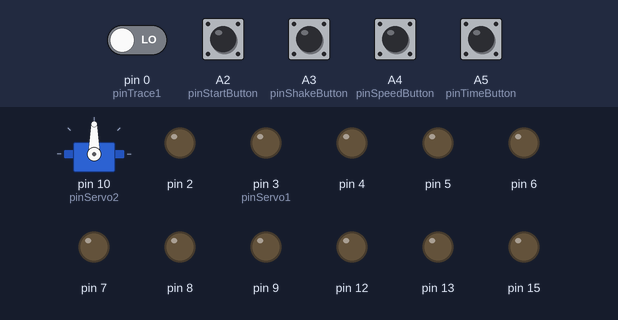
This sketch was run on a simulated Arduino Uno, built with avr-gcc and run on an emulated ATmega328P. Shown: servo, output pins drawn as LEDs (lit = HIGH). The test bench sets the inputs (shaded band); at power-on: A2 (pinStartButton), A3 (pinShakeButton), A4 (pinSpeedButton), A5 (pinTimeButton) HIGH, pin 0 (pinTrace1) LOW. Pins used as bus, display or sensor lines are not drawn.

Above: at 1.2 s.
1.3 s: A2 (pinStartButton) pulled LOW for 0.15 s
At 1.7 s:
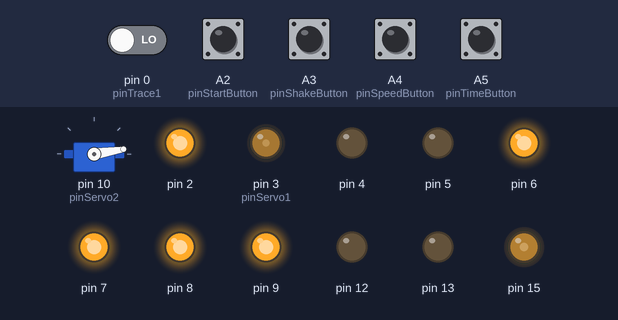
At 2.3 s:
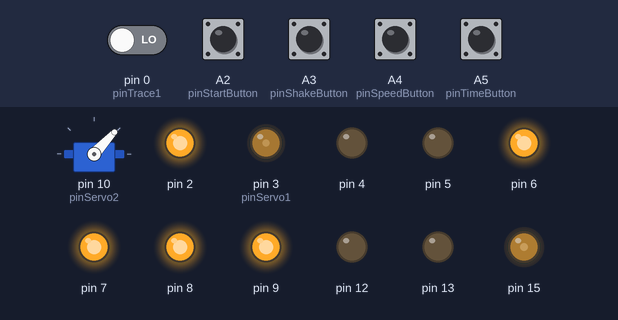
4.3 s: A3 (pinShakeButton) pulled LOW for 0.15 s
At 5.0 s:
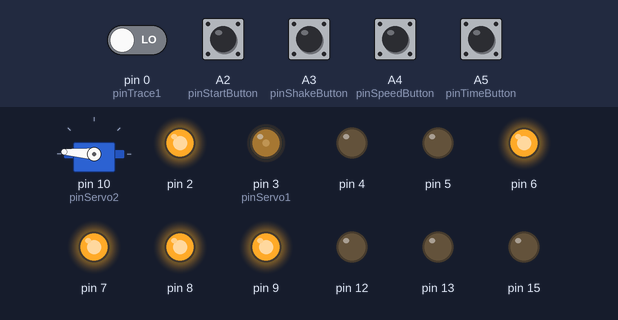
Timing chart, 0 to 7.3 s (numbered marks = the images above; inputs shaded):
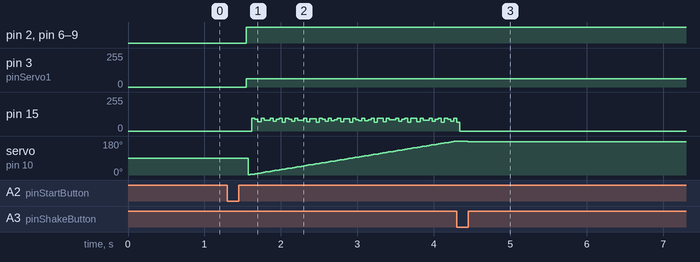

Measured:
- after the input at 1.3 s, pin 2, pin 6–9: LOW → HIGH after 0.25 s; pin 3 (pinServo1): 0/255 → 63/255 after 0.25 s

The sketch:

program.ino
```cpp
#include <Servo.h>
Servo myservo;

//开始或结束按钮
#define pinStartButton A2
//摇头或自动跟踪按钮
#define pinShakeButton A3
//速度控制按钮
#define pinSpeedButton A4
//定时按钮
#define pinTimeButton A5
//连接超声波测距仪Ⅰ的Echo引脚
#define pinTrace1 0
//连接超声波测距仪Ⅱ的Echo引脚
#define pinTrace2 14
//连接两场声波测距仪的Trig引脚
#define pinTraceTrig 11
//连接直流电机
#define pinServo1 3
//连接伺服舵机
#define pinServo2 10

//记录开始或结束按钮的状态
int StartButton=0;
//记录摇头或自动跟踪按钮的状态
int ShakeButton=0;
//记录开始或结束按钮之前的状态
int temp1=0;
//记录摇头或自动跟踪按钮之前的状态
int temp2=0;
//记录风扇速度
int Speed=1;
//记录舵机旋转角度
int n=0;
//记录所定时间
int timecount=0;
//作计时用
long int time0;
int flag=0;
//不包含小数点位的段码
int a[10]= {126,48,109,121,51,91,95,112,127,123};

/****************************************************************************/
/*函数原型：int ButtonState(int BUTTON,int *BUTTON_STATE,int *temp)          */
/*传入参数：int BUTTON,int *BUTTON_STATE,int *temp                           */
/*返 回 值：0或1                                                             */
/*函数功能：返回按钮的当前状态                                                */
/****************************************************************************/
int ButtonState(int BUTTON,int *BUTTON_STATE,int *temp);

/****************************************************************************/
/*函数原型：void Display(int number,int location)                            */
/*传入参数：int number,int location                                          */
/*返 回 值：无                                                               */
/*函数功能：将某一数字显示在数码管的某一位置                                   */
/****************************************************************************/
void Display(int number,int location);

/****************************************************************************/
/*函数原型：void SpeedControl()                                              */
/*传入参数：无                                                               */
/*返 回 值：无                                                               */
/*函数功能：显示并调整速度                                                    */
/****************************************************************************/
void SpeedControl();

/****************************************************************************/
/*函数原型：void ShakeOrTrace()                                              */
/*传入参数：无                                                               */
/*返 回 值：无                                                               */
/*函数功能：摇头模式则控制来回摇头，自动跟踪模式则控制风扇跟踪                  */
/****************************************************************************/
void ShakeOrTrace();

/****************************************************************************/
/*函数原型：double Length(int pin)                                           */
/*传入参数：int pin                                                          */
/*返 回 值：障碍物到超声波测距仪的距离(cm)                                     */
/*函数功能：测量障碍物到超声波测距仪的距离                                     */
/****************************************************************************/
double Length(int pin);

/****************************************************************************/
/*函数原型：void TimeSet()                                                   */
/*传入参数：无                                                               */
/*返 回 值：无                                                               */
/*函数功能：定时，每按一次按钮增加十秒                                         */
/****************************************************************************/
void TimeSet();

/****************************************************************************/
/*函数原型：void CountDown()                                                 */
/*传入参数：无                                                               */
/*返 回 值：无                                                               */
/*函数功能：倒计时并显示剩余时间                                              */
/****************************************************************************/
void CountDown();

void setup() {
  // put your setup code here, to run once:
  pinMode(pinTrace1,INPUT);
  pinMode(2,OUTPUT);
  pinMode(pinServo1,OUTPUT);
  for(int i=4; i<=9; i++) pinMode(i,OUTPUT);
  myservo.attach(pinServo2);
  pinMode(pinTraceTrig,OUTPUT);
  pinMode(12,OUTPUT);
  pinMode(13,OUTPUT);
  pinMode(pinTrace2,INPUT);
  pinMode(15,OUTPUT);
  pinMode(pinStartButton,INPUT_PULLUP);
  pinMode(pinShakeButton,INPUT_PULLUP);
  pinMode(pinSpeedButton,INPUT_PULLUP);
  pinMode(pinTimeButton,INPUT_PULLUP);
}

void loop() {
  // put your main code here, to run repeatedly:
  while(ButtonState(pinStartButton,&StartButton,&temp1)==0) analogWrite(pinServo1,0);
  //Start
  analogWrite(pinServo1,Speed*63);
  SpeedControl();
  ShakeOrTrace();
  TimeSet();
  if(timecount>0) CountDown();
}

int ButtonState(int BUTTON,int *BUTTON_STATE,int *temp) {
  if(digitalRead(BUTTON)==0&&*BUTTON_STATE==0) *BUTTON_STATE=1;
  else if(digitalRead(BUTTON)&&*BUTTON_STATE==1) *BUTTON_STATE=2;
  else if(digitalRead(BUTTON)==0&&*BUTTON_STATE==2) *BUTTON_STATE=3;
  else if(digitalRead(BUTTON)&&*BUTTON_STATE==3) *BUTTON_STATE=0;
  //只有当按钮状态发生改变时才防抖动，防止每次调用函数时都delay(100)影响程序其它部分的运行
  if(*BUTTON_STATE!=*temp) delay(100);
  *temp=*BUTTON_STATE;
  if(*BUTTON_STATE==0||*BUTTON_STATE==1) return 0;
  else return 1;
}

void Display(int number,int location) {
  int temp,i;
  temp=a[number];
  digitalWrite(11+location,HIGH);
  for(i=9; i>=4; i--) {
    digitalWrite(i,!(temp%2));
    temp/=2;
  }
  digitalWrite(2,!(temp%2));
  delay(5);
  digitalWrite(11+location,LOW);
}

void SpeedControl() {
  //将速度显示在数码管的第四个位置
  Display(Speed,4);
  if(digitalRead(pinSpeedButton)==0) {
    if(Speed<4) Speed++;
    else Speed=1;
    //防抖动
    delay(200);
  }
}

void ShakeOrTrace() {
  //摇头
  if(ButtonState(pinShakeButton,&ShakeButton,&temp2)==0) {
    if(n>=360) n=0;
    if(n<180) {
      myservo.write(n);
      delay(10);
      n++;
    }
    if(n>=180) {
      myservo.write(360-n);
      delay(10);
      n++;
    }
  }
  //自动跟踪
  else {
    double length1,length2;
    length1=Length(pinTrace1);
    delay(2);
    length2=Length(pinTrace2);
    delay(2);
    //超过超声波测距仪的测量范围则不自动跟踪
    if(length1>100||length2>100);
    else {
      if(length1-length2>=2) {
        //向角度增大方向旋转
        if(n<=179) {
          n++;
          myservo.write(n);
          delay(10);
        } else if(n>=181) {
          n--;
          myservo.write(360-n);
          delay(10);
        } else {
          n=180;
          myservo.write(n);
          delay(10);
        }
      }
      if(length2-length1>=2) {
        //向角度减小方向旋转
        if(n>=1&&n<=180) {
          n--;
          myservo.write(n);
          delay(10);
        } else if(n>180&&n<=359) {
          n++;
          myservo.write(360-n);
          delay(10);
        } else {
          n=0;
          myservo.write(n);
          delay(10);
        }
      }
    }
  }
}

double Length(int pin) {
  int t1,t2;
  digitalWrite(pinTraceTrig,HIGH);
  delayMicroseconds(10);
  digitalWrite(pinTraceTrig,LOW);
  while(digitalRead(pin)==0);
  t1=micros();
  while(digitalRead(pin));
  t2=micros();
  return 0.034*(t2-t1)/2;
}

void TimeSet() {
  if(digitalRead(pinTimeButton)==0) {
    timecount+=10;
    if(timecount>100) timecount-=100;
    //防抖动
    delay(200);
  }
}

void CountDown() {
  if(flag==0) {
    //倒计时开始
    time0=millis();
    flag=1;
  }
  //每过一秒timecount减1
  if(millis()-time0>=1000) {
    timecount--;
    time0+=1000;
  }
  //将剩余时间显示在数码管前两位
  Display(timecount%10,2);
  Display(timecount/10%10,1);
  //倒计时结束，风扇关闭
  if(timecount==0) {
    flag=0;
    StartButton=0;
  }
}
```
